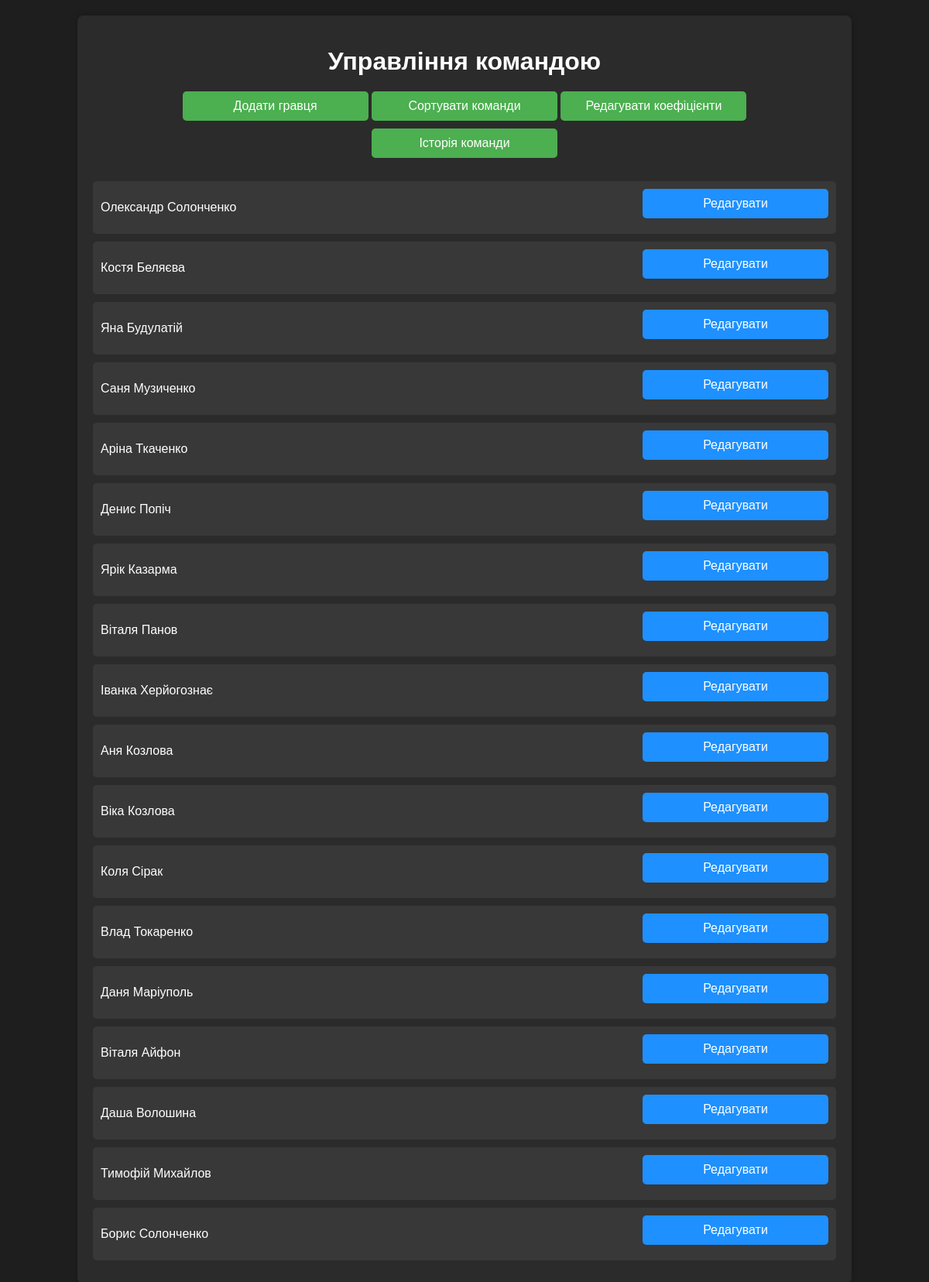
The page /main_page/ on the database its author committed.
### firstapp/models.py (models this page shows, shortened)
class Players(models.Model):
    FirstName = models.CharField('FirstName', max_length= 20)
    SecondName = models.CharField('SecondName', max_length= 20)
    serve = models.IntegerField('serve', validators=[MinValueValidator(0), MaxValueValidator(5)])
    attack = models.IntegerField('attack', validators=[MinValueValidator(0), MaxValueValidator(5)])
    keep_ball = models.IntegerField('keep_ball', validators=[MinValueValidator(0), MaxValueValidator(5)])
    comand_game = models.IntegerField('comand_game', validators=[MinValueValidator(0), MaxValueValidator(5)])
    class Meta:
        verbose_name = 'Гравці'
        verbose_name_plural = 'Гравці'

### firstapp/views.py (the view)
# urls.py: path('main_page/', views.main_page, name='main_page'),
def main_page(request):
    players = Players.objects.all()
    return render(request, 'MainPage.html', {'players': players})

### firstapp/templates/MainPage.html (shortened to what this page needs)
<!DOCTYPE html>
<html lang="uk">
<head>
</head>
<body>
<div class="container">
    <h1>Управління командою</h1>
    <div class="button-container">
        <a href="{% url 'registrationPlayers' %}" class="button">Додати гравця</a>
        <a href="{% url 'SortPlayers' %}" class="button">Сортувати команди</a>
        <a href="{% url 'edit_coefficient' 1 %}" class="button">Редагувати коефіцієнти</a>
        <a href="{% url 'history' %}" class="button">Історія команди</a>
    </div>
    <div class="players-list">
        {% for player in players %}
        <div class="player">
            <span>{{ player.FirstName }} {{ player.SecondName }}</span>
            <a href="{% url 'edit_player' player.id %}" class="button edit-button">Редагувати</a>
        </div>
        {% endfor %}
    </div>
</div>
</body>
</html>

### firstapp/templates/MainPage.html (style rules this page uses)
body { background-color: #1e1e1e; color: #ffffff; font-family: Arial, sans-serif; margin: 0; padding: 0; }
.container { width: 80%; margin: 20px auto; padding: 20px; background-color: #2b2b2b; border-radius: 8px; box-shadow: 0 0 10px rgba(0, 0, 0, 0.2); text-align: center; }
h1 { margin-bottom: 20px; }
.button-container { text-align: center; }
.button { display: inline-block; padding: 10px 20px; background-color: #4CAF50; color: #ffffff; text-decoration: none; border-radius: 5px; margin-bottom: 10px; width: 200px; text-align: center; }
.players-list { margin-top: 20px; text-align: left; }
.player { display: flex; justify-content: space-between; align-items: center; background-color: #383838; padding: 10px; margin-bottom: 10px; border-radius: 5px; }
.player .edit-button { background-color: #1e90ff; margin-left: 10px; }

### rows shown on the page
Players: FirstName "Олекcaндр", SecondName "Солонченко"
Players: FirstName "Костя", SecondName "Беляєва"
Players: FirstName "Яна", SecondName "Будулатій"
Players: FirstName "Саня", SecondName "Музиченко"
Players: FirstName "Аріна", SecondName "Ткаченко"
Players: FirstName "Денис", SecondName "Попіч"
Players: FirstName "Ярік", SecondName "Казарма"
Players: FirstName "Віталя", SecondName "Панов"
Players: FirstName "Іванка", SecondName "Херйогознає"
Players: FirstName "Аня", SecondName "Козлова"
Players: FirstName "Віка", SecondName "Козлова"
Players: FirstName "Коля", SecondName "Сірак"
Players: FirstName "Влад", SecondName "Токаренко"
Players: FirstName "Даня", SecondName "Маріуполь"
Players: FirstName "Віталя", SecondName "Айфон"
Players: FirstName "Даша", SecondName "Волошина"
Players: FirstName "Тимофій", SecondName "Михайлов"
Players: FirstName "Борис", SecondName "Солонченко"
